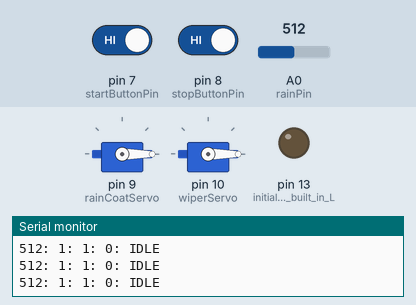
Simulated run of this sketch. Board: Arduino Uno, built with avr-gcc and run on an emulated ATmega328P. On the bench: 2 × servo, output pins drawn as LEDs (lit = HIGH), the last lines printed to the serial monitor. The inputs (shaded band) are chosen by the test bench; at power-on: A0 (rainPin) = 512, pin 7 (startButtonPin) HIGH, pin 8 (stopButtonPin) HIGH.

Above: at 1.7 s.
1.8 s: A0 (rainPin) set to 486
At 2.2 s:
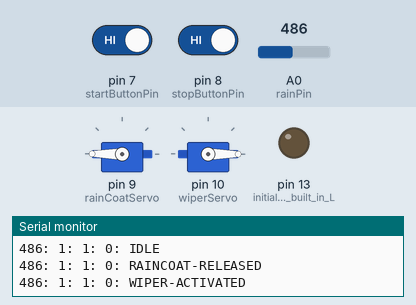
4.8 s: A0 (rainPin) set to 510
At 5.7 s:
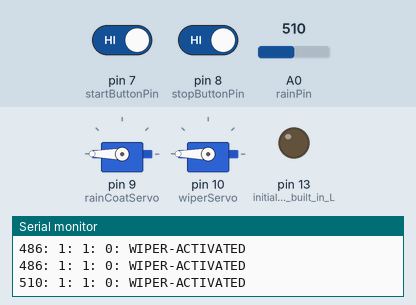
7.8 s: pin 7 (startButtonPin) driven LOW and pin 8 (stopButtonPin) driven LOW
At 9.0 s:
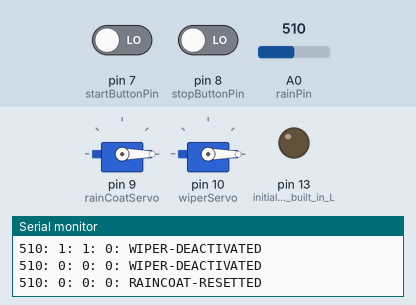
10.8 s: pin 7 (startButtonPin) driven HIGH
At 11.4 s:
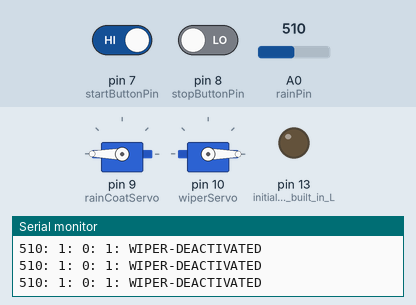
13.8 s: pin 7 (startButtonPin) driven LOW
At 14.1 s:
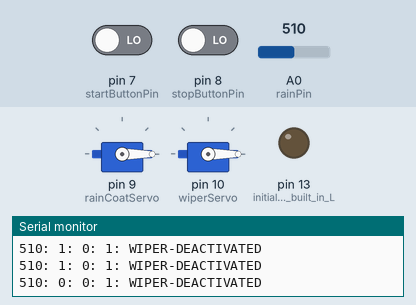
16.8 s: pin 8 (stopButtonPin) driven HIGH
At 17.5 s:
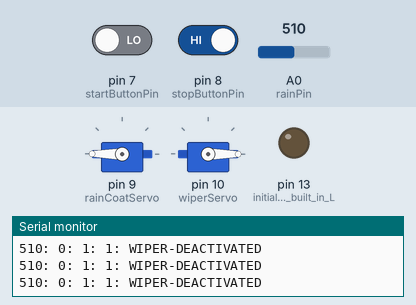
Timing chart, 0 to 19.8 s (numbered marks = the images above; inputs shaded):
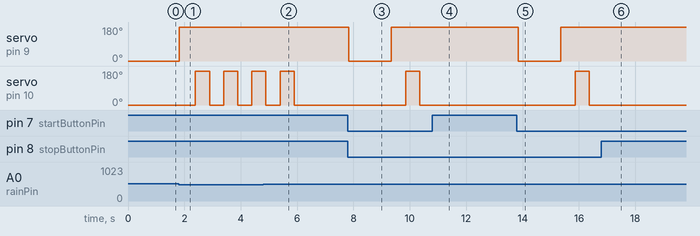

Measured:
- the behaviour switches between 500 and 499 on A0 (rainPin) (found by bisection; images 0 and 1)
- after the input at 1.8 s, servo on pin 9 (rainCoatServo): 0° → 180° at once; servo on pin 10 (wiperServo): alternates 180° for 0.50 s and 0° for 0.50 s, starting after 0.59 s
- after the input at 4.8 s, servo on pin 10 (wiperServo): goes on until 5.9 s, then stays 0°
- after the input at 7.8 s, servo on pin 9 (rainCoatServo): 180° → 0° at once, → 180° 1.5 s later; servo on pin 10 (wiperServo): 0° → 180° after 2.1 s, → 0° 0.50 s later
- after the input at 10.8 s, servo on pin 9 (rainCoatServo): stays 180° (without the input it goes to 0° after 0.06 s); servo on pin 10 (wiperServo): stays 0° (without the input it goes to 180° after 2.1 s)
- after the input at 13.8 s, servo on pin 9 (rainCoatServo): 180° → 0° after 0.05 s, → 180° 1.5 s later; servo on pin 10 (wiperServo): 0° → 180° after 2.1 s, → 0° 0.50 s later
- after the input at 16.8 s, servo on pin 9 (rainCoatServo): stays 180° (without the input it goes to 0° after 0.07 s); servo on pin 10 (wiperServo): stays 0° (without the input it goes to 180° after 2.1 s)

The sketch:

Full-System-Code-V2.ino
```cpp
#include <Servo.h>

// State Machine
// enum machineStates {IDLE, SENSOR_ACTIVE, SENSOR_INACTIVE, BUTTON_ACTIVE, BUTTON_INACTIVE};
enum machineStates {IDLE, RAINCOAT_RELEASE, WIPER_ACTIVE, WIPER_INACTIVE, RAINCOAT_RESET};
machineStates state;
// String machineStatesArray[5] = {"IDLE", "SENSOR-ACTIVE", "SENSOR-INACTIVE", "BUTTON-ACTIVE", "BUTTON-INACTIVE"};

// Rain Sensor configurations
const int rainPin = A0; // the number of analog pin for Rain Sensor
const int thresholdValue = 500; // the threshold value to detect rain

// Push buttons configurations
const int startButtonPin = 7;  // the number of the start button pin
const int stopButtonPin = 8;  // the number of the stop button pin
int startButtonState = 0;  // variable for reading the start hbutton status
int stopButtonState = 0;  // variable for reading the stop button status
bool isButtonActivated = false; // is activated by button or sensor

// Servo motor object
Servo rainCoatServo, wiperServo; // servo motors for raincoat and wiper

void setup() {
  rainCoatServo.attach(9); // attach raincoat servo to PWM pin 9
  wiperServo.attach(10); // attach wiper servo to PWM pin 10
  pinMode(LED_BUILTIN, OUTPUT); // initialize the built in LED as an output:

  // initialize the button pins as an pull up input:
  pinMode(startButtonPin, INPUT_PULLUP);
  pinMode(stopButtonPin, INPUT_PULLUP);
  // attachInterrupt(digitalPinToInterrupt(stopButtonPin), stop_button_interrupt, FALLING);

  Serial.begin(9600);
  reset_motors();
}

void loop() {
  // read the state of the buttons value:
  startButtonState = digitalRead(startButtonPin);
  stopButtonState = digitalRead(stopButtonPin);

  int sensorValue = analogRead(rainPin);
  Serial.print(sensorValue);
  Serial.print(": ");
  Serial.print(startButtonState);
  Serial.print(": ");
  Serial.print(stopButtonState);
  Serial.print(": ");
  Serial.print(isButtonActivated);
  Serial.print(": ");

  switch (state) {
    case IDLE: {
      Serial.println("IDLE");
      // reset_motors();
      if ((startButtonState == LOW) || (sensorValue < thresholdValue)) {
        release_raincoat();
        state = RAINCOAT_RELEASE;
        if (startButtonState == LOW) {
          isButtonActivated = true;
        } else {
          isButtonActivated = false;
        }
      }
    }
    break;

    case RAINCOAT_RELEASE: {
      Serial.println("RAINCOAT-RELEASED");
      state = WIPER_ACTIVE;
    }
    break;

    case WIPER_ACTIVE: {
      Serial.println("WIPER-ACTIVATED");
      activate_wiper();
      if ((stopButtonState == LOW) || (sensorValue >= thresholdValue)){
        deactivate_wiper();
        state = WIPER_INACTIVE;
      }
    }
    break;

    case WIPER_INACTIVE: {
      Serial.println("WIPER-DEACTIVATED");
      if ((startButtonState == LOW) && (stopButtonState == LOW)) {
        reset_raincoat();
        state = RAINCOAT_RESET;
      } else if (sensorValue < thresholdValue) {
        state = WIPER_ACTIVE;
      }
    }
    break;

    case RAINCOAT_RESET: {
      Serial.println("RAINCOAT-RESETTED");
      delay(1000);
      state = IDLE;
    }
    break;
  }
  // delay(500);
}

// initialize the motor angle position
void reset_motors() {
  wiperServo.write(0);
  rainCoatServo.write(0);
  delay(500);
}

void release_raincoat() {
  rainCoatServo.write(180);
  // delay(500);
}

void activate_wiper() {
  wiperServo.write(0);
  delay(500);

  wiperServo.write(180);
  delay(500);
}

void deactivate_wiper() {
  wiperServo.write(0);
  delay(500);
}

void reset_raincoat() {
  rainCoatServo.write(0);
  delay(500);
}


void stop_button_interrupt() {
  Serial.println("Stop button interrupt activated");
  reset_motors();
}
```
